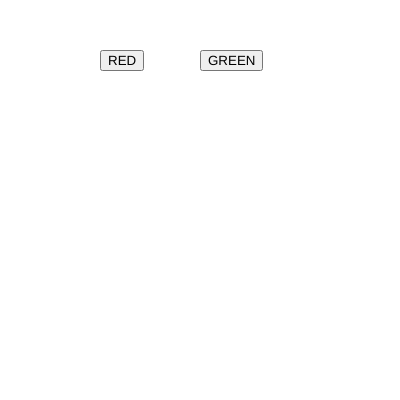
Frame 1 (no input)
Frame 60 (no input): identical to frame 1, image omitted
Frame 120 (the mouse pressed at the canvas centre since frame 60): identical to frame 1, image omitted

The p5.js sketch that drew this single still picture (run headless with seeded random() and noise() and a simulated clock; from frame 60 on, the mouse is pressed at the canvas centre):

// p5.js sketch
// ── sketch.js

function setup() {
  createCanvas(400,400);
  redButton = createButton("RED");
  redButton.position(100, 50);
  redButton.mouseClicked(red_bg)

  greenButton = createButton("GREEN");
  greenButton.position(200, 50);
  greenButton.mouseClicked(green_bg);

}

function draw() 
{
  //background(30);

}

function red_bg()
{
  background("red")
}
function green_bg() {
  background("green")
}
